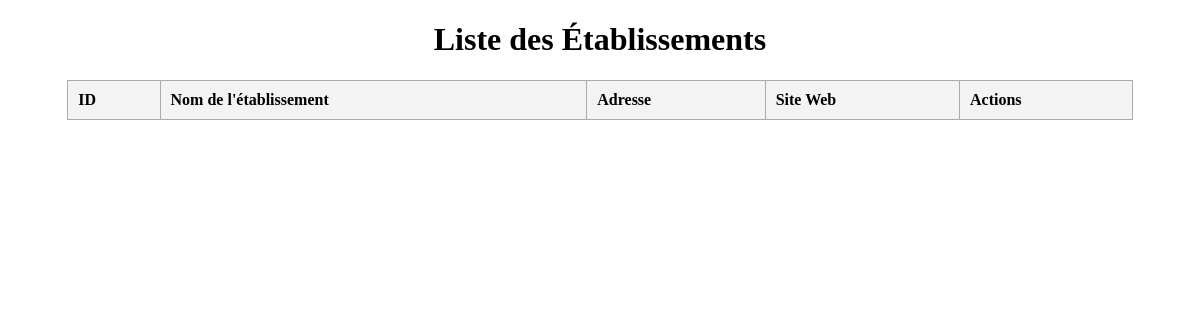
/src/vue/ListeEtablissement.php, run on an earlier commit of the app's database.
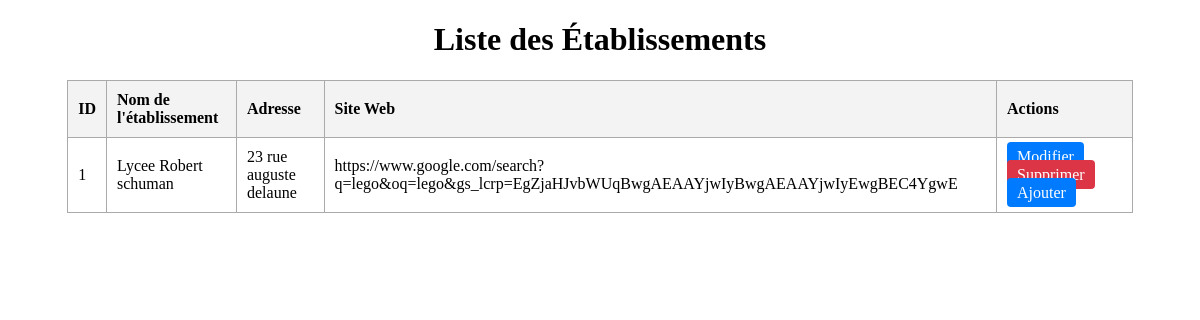
And on a later commit of the database.
### tables this page shows
CREATE TABLE IF NOT EXISTS `etablissement` (
  `id_etablissement` int NOT NULL AUTO_INCREMENT,
  `nom_etablissement` varchar(50) NOT NULL,
  `adresse_etablissement` varchar(50) NOT NULL,
  `site_web_etablissement` varchar(100) NOT NULL,
  PRIMARY KEY (`id_etablissement`)
);

### src/vue/ListeEtablissement.php (the view, shortened to what this page needs)
<?php
$pdo = (new \Bdd())->getBdd();
$etablissements = $pdo->query('SELECT * FROM etablissement')->fetchAll(PDO::FETCH_ASSOC);
?>
<!DOCTYPE html>
<html lang="fr">
<head>
</head>
<body>
<h1 style="text-align:center;">Liste des Établissements</h1>
<table>
    <thead>
    <tr>
        <th>ID</th>
        <th>Nom de l'établissement</th>
        <th>Adresse</th>
        <th>Site Web</th>
        <th>Actions</th>
    </tr>
    </thead>
    <tbody>
    <?php foreach ($etablissements as $etablissement): ?>
        <tr>
            <td><?= htmlspecialchars($etablissement['id_etablissement']) ?></td>
            <td><?= htmlspecialchars($etablissement['nom_etablissement']) ?></td>
            <td><?= htmlspecialchars($etablissement['adresse_etablissement']) ?></td>
            <td><?= htmlspecialchars($etablissement['site_web_etablissement']) ?></td>
            <td>
                <a class="button" href="ModifierEtablissement.php?id=<?= $etablissement['id_etablissement'] ?>">Modifier</a>
                <a class="button delete" href="SupprimerEtablissement.php?id=<?= $etablissement['id_etablissement'] ?>" onclick="return confirm('Voulez-vous vraiment supprimer cet établissement ?');">Supprimer</a>
                <a class="button" href="CreeEtablissement.php">Ajouter</a>
            </td>
        </tr>
    <?php endforeach; ?>
    </tbody>
</table>
</body>
</html>

What changed in the data, as far as the page shows it:
added etablissement: id_etablissement "1", nom_etablissement "Lycee Robert schuman", adresse_etablissement "23 rue auguste delaune", site_web_etablissement "https://www.google.com/search?q=lego&oq=lego&gs_lcrp=EgZjaHJvbWUqBwgAEAAYjwIyBwgAEAAYjwIyEwgBEC4YgwE"
